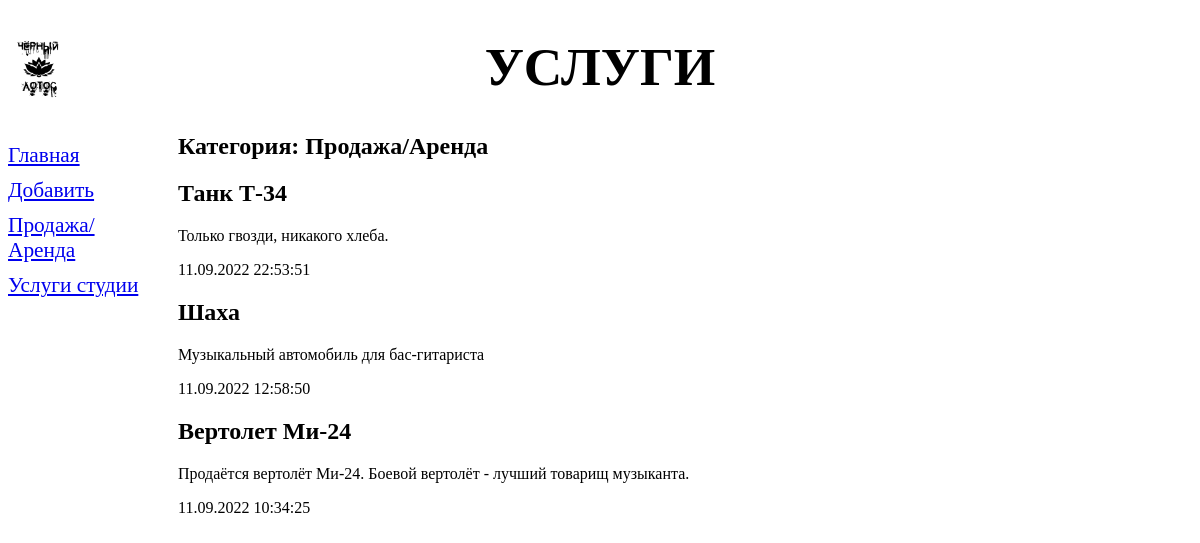
The app's page /gods/2/ with its own data.
### gods/models.py (models this page shows, shortened)
class Rubric(models.Model):
    name = models.CharField(max_length=20, db_index=True, verbose_name='Название')
    class Meta:
        verbose_name_plural = 'Рубрики'
        verbose_name = 'Рубрика'
        ordering = ['name']

class Gs(models.Model):
    title = models.CharField(max_length=50, verbose_name='Услуга')
    content = models.TextField(null=True, blank=True, verbose_name='Описание')
    price = models.FloatField(null=True, blank=True, verbose_name='Цена')
    published = models.DateTimeField(auto_now_add=True, db_index=True, verbose_name='Дата публикации')
    rubric = models.ForeignKey('Rubric', null=True, on_delete=models.PROTECT, verbose_name='Рубрика')
    class Meta:
        verbose_name_plural = "Услуги"
        verbose_name = 'Объявление'
        ordering = ['-published']

### gods/views.py (the view)
# urls.py: path('<int:rubric_id>/', by_rubric, name='by_rubric'),
def by_rubric(request, rubric_id):
    ggs = Gs.objects.filter(rubric=rubric_id)
    rubrics = Rubric.objects.all()
    current_rubric = Rubric.objects.get(pk=rubric_id)
    context = {'ggs': ggs, 'rubrics': rubrics, 'current_rubric': current_rubric}
    return render(request, 'gods/by_rubric.html', context)

### gods/templates/gods/by_rubric.html (shortened to what this page needs)
{% extends "layout/basic.html" %}
{% block content %}
<h2>Категория: {{ current_rubric.name }}</h2>
{% for gg in ggs %}
<div>
    <h2>{{ gg.title }}</h2>
    <p>{{ gg.content }}</p>
    <p>{{ gg.published|date:"d.m.Y H:i:s" }}</p>
</div>
{% endfor %}
{% endblock %}

### gods/templates/layout/basic.html (shortened to what this page needs)
{% load static %}
<!DOCTYPE html>
<html>
    <head>
        <link rel="stylesheet" type="text/css"
        href="{% static 'gods/style.css' %}">
    </head>
    <body>
        <header>
            <h1>Услуги</h1>
        </header>
        <nav>
            <a href="{% url 'index' %}">Главная</a>
            <a href="{% url 'add' %}">Добавить</a>
            {% for rubric in rubrics %}
            <a href="{% url 'by_rubric' rubric.pk %}">
            {{ rubric.name }}</a>
            {% endfor %}
        </nav>
        <section>
        {% block content %}
        {% endblock %}
        </section>
    </body>
</html>

### gods/static/gods/style.css (style rules this page uses)
header h1 { font-size: 40pt; text-transform: uppercase; text-align: center; background: url("gs.png") left / auto 100% no-repeat; }
nav { font-size: 16pt; width: 150px; float: left; }
nav a { display: block; margin: 10px 0px; }
section { margin-left: 170px; }

### records on screen
Rubric: name "Продажа/Аренда"
Rubric: name "Услуги студии"
Gs: title "Танк Т-34", content "Только гвозди, никакого хлеба.", published "11.09.2022 22:53:51"
Gs: title "Шаха", content "Музыкальный автомобиль для бас-гитариста", published "11.09.2022 12:58:50"
Gs: title "Вертолет Ми-24", content "Продаётся вертолёт Ми-24. Боевой вертолёт - лучший товарищ музыканта.", published "11.09.2022 10:34:25"
